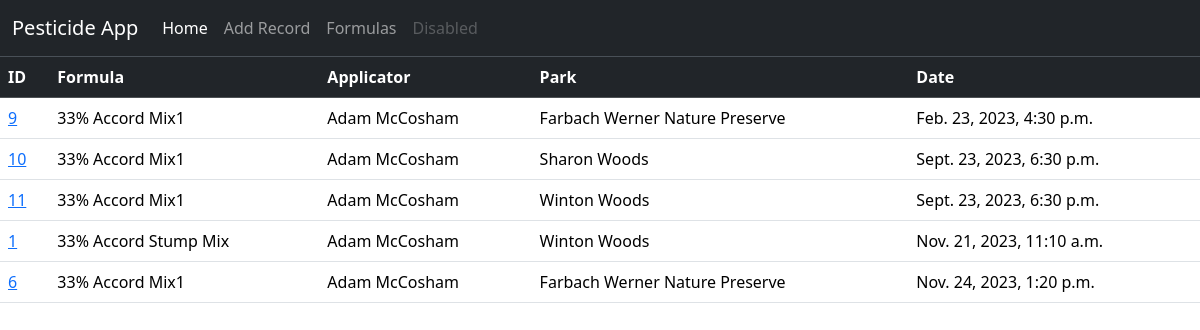
/pesticides/, run on an earlier commit of the app's database.
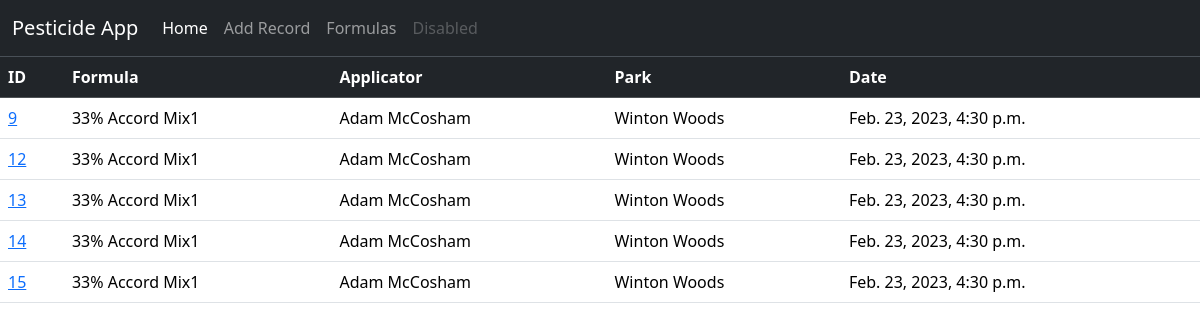
And on a later commit of the database.
### pesticides/models.py (models this page shows, shortened)
class Record(models.Model):
    applicator = models.ForeignKey(Applicator, models.DO_NOTHING)
    park = models.ForeignKey(Park, models.DO_NOTHING)
    formula = models.ForeignKey(Formula, models.DO_NOTHING)
    area_size = models.CharField(max_length=100)
    date = models.DateTimeField()
    targeted_species = models.CharField(max_length=200,null=False)
    weather = models.CharField(
        max_length=200,
        null=False,
        blank=False,
    )
    wind = models.CharField

class Formula(models.Model):
    PERCENT_CONCENTRATION = 'P'
    GALLON_CONCENTATION = 'G'
    CONCENTRATION_CHOICES = [
        (PERCENT_CONCENTRATION, "%"),
        (GALLON_CONCENTATION, "/gallon")
    ]
    name = models.CharField(max_length=200, blank=False, null=False)
    pesticide = models.ForeignKey(Pesticide, on_delete=models.CASCADE)
    adjuvant = models.ForeignKey(Adjuvant, on_delete=models.CASCADE)
    pesticide_amount = models.DecimalField(max_length=20,
                                 max_digits=6,
                                 decimal_places=3,
                                 null=True
                                )
    concentration = models.CharField(
        max_length=2,
        choices=CONCENTRATION_CHOICES,
        default=PERCENT_CONCENTRATION
    )
    adjuvant_amount = models.DecimalField(max_length=20,
                                 max_digits=4,
                                 decimal_places=3,
                                 null=True
                                )
    adjuvant_concentration = models.CharField(
        max_length=2,
        choices=CONCENTRATION_CHOICES,
        default=PERCENT_CONCENTRATION
    )
    def __str__(self):
        return self.name

class Applicator(models.Model):
    first_name = models.CharField(
        max_length=200,
        null=False,
        blank=False,
    )
    last_name = models.CharField(
        max_length=200,
    )
    applicator_number = models.CharField(
        max_length=20,
        null=True,
        blank=True,
    )
    home_park = models.ForeignKey(Park, models.SET_NULL, blank=True,null=True)
    def __str__(self):
        return self.first_name + " " + self.last_name

class Park(models.Model):
    name = models.CharField(
        max_length=200,
        null=False,
        blank=False,
    )
    abbreviation = models.CharField(
        max_length=10,
        null=True,
        blank=True
    )
    region = models.ForeignKey(Region, models.SET_NULL, blank=True,null=True)
    def __str__(self):
        return self.name

### pesticides/views.py (the view)
# urls.py: path("", views.IndexView.as_view(), name="index"),
class IndexView(generic.ListView):
    template_name = "pesticides/index.html"
    context_object_name = "latest_records_list"
    def get_queryset(self):
        return Record.objects.order_by("date")[:5]

### pesticides/templates/pesticides/index.html
{% extends 'pesticides/base.html' %}
{% block content %}
    {% if latest_records_list %}
    <table class="table table-hover">
        <thead class="table-dark">
            <tr>
                <th scope="col">ID</th>
                <th scope="col">Formula</th>
                <th scope="col">Applicator</th>
                <th scope="col">Park</th>
                <th scope="col">Date</th>
              </tr>
        </thead>
        <tbody>
            {% for record in latest_records_list %}
            <tr>
                <td scope="row">
                    <a href="{% url 'pesticides:detail' record.id %}">{{ record.id }}</a>
                </td>
                <td>
                    {{ record.formula }}
                </td>
                <td>
                    {{ record.applicator }}
                </td>
                <td>
                    {{ record.park }}
                </td>
                <td>
                    {{ record.date }}
                </td>
              </tr>
            {% endfor %}
        </tbody>
      </table>
      {% else %}
        <h1>No records found.</h1>
      {% endif %}
{% endblock %}

What changed in the data, as far as the page shows it:
no longer on this page (row unchanged): Record: id "10", formula "33% Accord Mix1", applicator "Adam McCosham", park "Sharon Woods", date "Sept. 23, 2023, 6:30 p.m."
no longer on this page (row unchanged): Record: id "11", formula "33% Accord Mix1", applicator "Adam McCosham", park "Winton Woods", date "Sept. 23, 2023, 6:30 p.m."
no longer on this page (row unchanged): Record: id "1", formula "33% Accord Stump Mix", applicator "Adam McCosham", park "Winton Woods", date "Nov. 21, 2023, 11:10 a.m."
no longer on this page (row unchanged): Record: id "6", formula "33% Accord Mix1", applicator "Adam McCosham", park "Farbach Werner Nature Preserve", date "Nov. 24, 2023, 1:20 p.m."
changed Record id 9: park "Farbach Werner Nature Preserve" → "Winton Woods"
added Record: id "12", formula "33% Accord Mix1", applicator "Adam McCosham", park "Winton Woods", date "Feb. 23, 2023, 4:30 p.m."
added Record: id "13", formula "33% Accord Mix1", applicator "Adam McCosham", park "Winton Woods", date "Feb. 23, 2023, 4:30 p.m."
added Record: id "14", formula "33% Accord Mix1", applicator "Adam McCosham", park "Winton Woods", date "Feb. 23, 2023, 4:30 p.m."
added Record: id "15", formula "33% Accord Mix1", applicator "Adam McCosham", park "Winton Woods", date "Feb. 23, 2023, 4:30 p.m."
